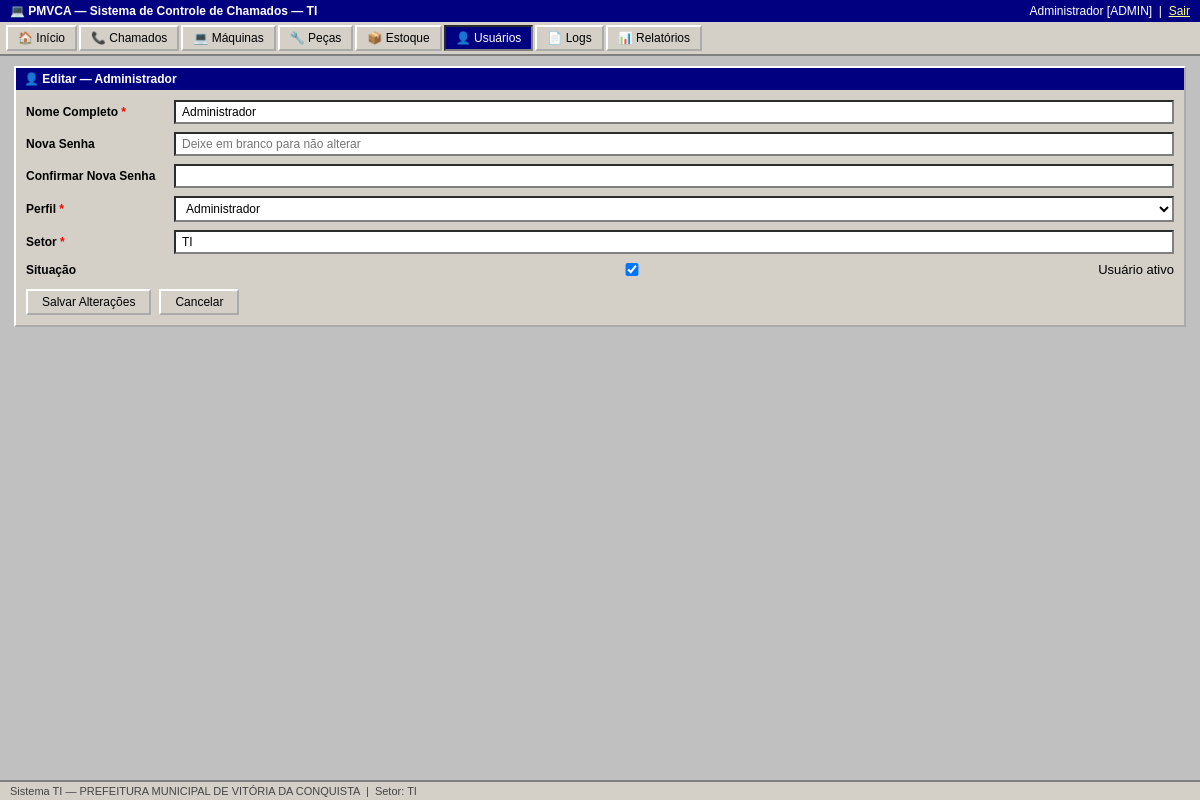
The page /usuarios/1/editar (signed in) on the database its author committed.
### tables this page shows
CREATE TABLE usuarios (
        id INTEGER PRIMARY KEY AUTOINCREMENT,
        nome TEXT NOT NULL, cpf TEXT UNIQUE NOT NULL, senha TEXT NOT NULL,
        perfil TEXT NOT NULL DEFAULT 'usuario', setor TEXT NOT NULL,
        ativo INTEGER NOT NULL DEFAULT 1, criado_em TEXT NOT NULL);

### app.py (the view, shortened to what this page needs)
@app.route('/usuarios/<int:uid>/editar', methods=['GET','POST'])
@admin_required
def usuario_editar(uid):
    conn = get_db()
    u    = conn.execute("SELECT * FROM usuarios WHERE id=?",(uid,)).fetchone()
    conn.close()
    if not u:
        flash('Usuário não encontrado.','erro')
        return redirect(url_for('usuarios'))
    form = dict(u) if request.method=='GET' else dict(request.form)
    return render_template('usuario_form.html', usuario=u, form=form)

### app.py (called while the page is built)
def get_db():
    conn = sqlite3.connect(DB_PATH)
    conn.row_factory = sqlite3.Row
    conn.execute("PRAGMA foreign_keys = ON")
    return conn

def admin_required(f):
    @wraps(f)
    def d(*a, **kw):
        if 'usuario_id' not in session:
            return redirect(url_for('login'))
        if session.get('perfil') != 'admin':
            flash('Acesso restrito a administradores.', 'erro')
            return redirect(url_for('dashboard'))
        return f(*a, **kw)
    return d

### templates/usuario_form.html (shortened to what this page needs)
{% extends 'base.html' %}
{% block content %}
<div class="window">
  <div class="window-title">&#128100; {% if usuario %}Editar — {{ usuario.nome }}{% else %}Cadastrar Novo Usuário{% endif %}</div>
  <div class="window-body">
    <form method="post" autocomplete="off">
      <div class="form-group">
        <label>Nome Completo <span class="required">*</span></label>
        <input type="text" name="nome" value="{{ form.get('nome','') }}" required maxlength="120">
      </div>
      {% if not usuario %}
      <div class="form-group">
        <label>CPF <span class="required">*</span></label>
        <input type="text" name="cpf" value="{{ form.get('cpf','') }}" placeholder="Somente números (11 dígitos)" required maxlength="14">
      </div>
      <div class="form-group">
        <label>Senha <span class="required">*</span></label>
        <input type="password" name="senha" required minlength="6" placeholder="Mínimo 6 caracteres">
      </div>
      <div class="form-group">
        <label>Confirmar Senha <span class="required">*</span></label>
        <input type="password" name="confirmar_senha" required minlength="6">
      </div>
      {% else %}
      <div class="form-group">
        <label>Nova Senha</label>
        <input type="password" name="nova_senha" minlength="6" placeholder="Deixe em branco para não alterar">
      </div>
      <div class="form-group">
        <label>Confirmar Nova Senha</label>
        <input type="password" name="confirmar_nova_senha" minlength="6">
      </div>
      {% endif %}
      <div class="form-group">
        <label>Perfil <span class="required">*</span></label>
        <select name="perfil" required>
          <option value="admin"   {% if form.get('perfil')=='admin'    %}selected{% endif %}>Administrador</option>
        </select>
      </div>
      <div class="form-group">
        <label>Setor <span class="required">*</span></label>
        <input type="text" name="setor" value="{{ form.get('setor','') }}" required maxlength="80">
      </div>
      {% if usuario %}
      <div class="form-group">
        <label>Situação</label>
        <input type="checkbox" name="ativo" {% if form.get('ativo', usuario.ativo if usuario else 1)|int %}checked{% endif %}> Usuário ativo
      </div>
      {% endif %}
      <div class="form-actions">
        <input type="submit" class="btn btn-primary" value="{% if usuario %}Salvar Alterações{% else %}Cadastrar Usuário{% endif %}">
        <a href="/usuarios" class="btn">Cancelar</a>
      </div>
    </form>
  </div>
</div>
{% endblock %}

### templates/base.html (shortened to what this page needs)
<!DOCTYPE html>
<html lang="pt-BR">
<head>
<link rel="stylesheet" href="/static/css/style.css">
</head>
<body>
{% if session.usuario_id %}
<div class="topbar">
  <span class="topbar-title">&#128187; PMVCA — Sistema de Controle de Chamados — TI</span>
  <span class="topbar-user">
    {{ session.nome }} [{{ session.perfil|upper }}] &nbsp;|&nbsp;
    <a href="/logout" class="btn-link">Sair</a>
  </span>
</div>
<div class="navbar">
  <a href="/dashboard"  {% if request.path=='/dashboard' %}class="active"{% endif %}>&#127968; Início</a>
  <a href="/chamados"   {% if '/chamados' in request.path %}class="active"{% endif %}>&#128222; Chamados</a>
  <a href="/maquinas"   {% if '/maquinas' in request.path %}class="active"{% endif %}>&#128187; Máquinas</a>
  <a href="/pecas"      {% if '/pecas' in request.path %}class="active"{% endif %}>&#128295; Peças</a>
  <a href="/estoque"    {% if '/estoque' in request.path %}class="active"{% endif %}>&#128230; Estoque</a>
  {% if session.perfil == 'admin' %}
  <a href="/usuarios"   {% if '/usuarios' in request.path %}class="active"{% endif %}>&#128100; Usuários</a>
  <a href="/logs"       {% if '/logs' in request.path %}class="active"{% endif %}>&#128196; Logs</a>
  {% endif %}
  <a href="/relatorios" {% if '/relatorios' in request.path %}class="active"{% endif %}>&#128202; Relatórios</a>
</div>
{% endif %}
<div class="main-content">
{% block content %}{% endblock %}
</div>
<div class="statusbar">
  Sistema TI — PREFEITURA MUNICIPAL DE VITÓRIA DA CONQUISTA
  {% if session.usuario_id %}&nbsp;|&nbsp; Setor: {{ session.setor }}{% endif %}
</div>
</body>
</html>

### static/css/style.css (style rules this page uses)
*, *::before, *::after { box-sizing: border-box; margin: 0; padding: 0; }
body { font-family: Tahoma, Arial, sans-serif; font-size: 13px; background: #c0c0c0; color: #000; min-height: 100vh; display: flex; flex-direction: column; }
.topbar { background: #000080; color: #fff; padding: 4px 10px; display: flex; justify-content: space-between; align-items: center; font-size: 12px; }
.topbar a { color: #ffff80; }
.topbar-title { font-weight: bold; }
.navbar { background: #d4d0c8; border-bottom: 2px solid #808080; padding: 0; display: flex; flex-wrap: wrap; gap: 2px; padding: 3px 6px; }
.navbar a { display: inline-block; padding: 4px 10px; text-decoration: none; color: #000; border: 2px outset #fff; background: #d4d0c8; font-size: 12px; }
.navbar a:hover, .navbar a.active { background: #000080; color: #fff; border: 2px inset #808080; }
.main-content { flex: 1; padding: 10px 14px; }
.statusbar { background: #d4d0c8; border-top: 2px solid #808080; padding: 3px 10px; font-size: 11px; color: #444; }
.window { background: #d4d0c8; border: 2px outset #fff; margin-bottom: 10px; }
.window-title { background: #000080; color: #fff; padding: 4px 8px; font-weight: bold; font-size: 12px; display: flex; align-items: center; gap: 6px; }
.window-body { padding: 10px; }
.btn, button, input[type=submit], input[type=button] { font-family: Tahoma, Arial, sans-serif; font-size: 12px; padding: 4px 14px; background: #d4d0c8; border: 2px outset #fff; cursor: pointer; color: #000; text-decoration: none; display: inline-block; }
.btn-primary { background: #000080; color: #fff; }
.btn-link { color: #ffff80; background: none; border: none; cursor: pointer; text-decoration: underline; padding: 0; }
.form-group { margin-bottom: 8px; display: flex; align-items: center; gap: 8px; flex-wrap: wrap; }
.form-group label { min-width: 140px; font-weight: bold; font-size: 12px; }
.form-group input, .form-group select, .form-group textarea { font-family: Tahoma, Arial, sans-serif; font-size: 12px; padding: 3px 6px; border: 2px inset #808080; background: #fff; flex: 1; min-width: 180px; }
.form-actions { margin-top: 12px; display: flex; gap: 8px; }
.required { color: red; }
a { color: #000080; }

### rows shown on the page
usuarios: nome "Administrador", perfil "ADMIN", perfil "Administrador", setor "TI", ativo "☑"

### other values the page prints
{{ session.setor }} "TI"
